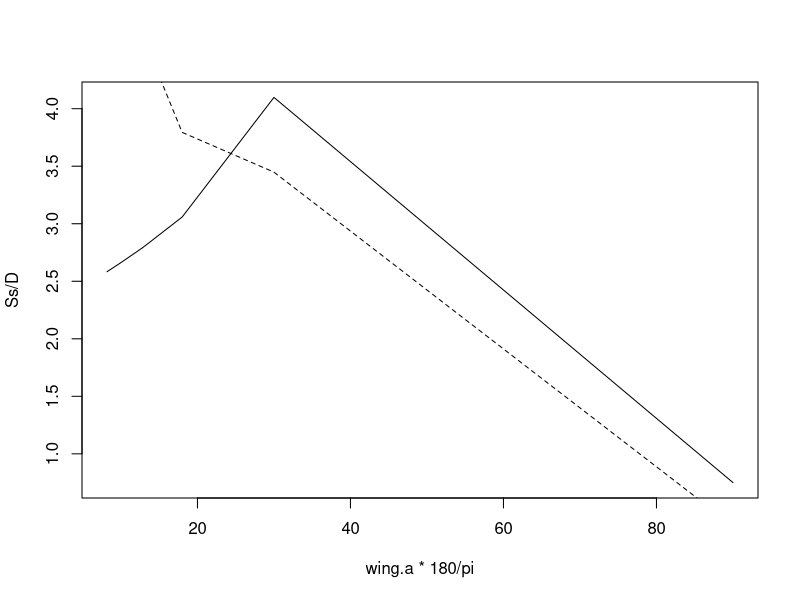
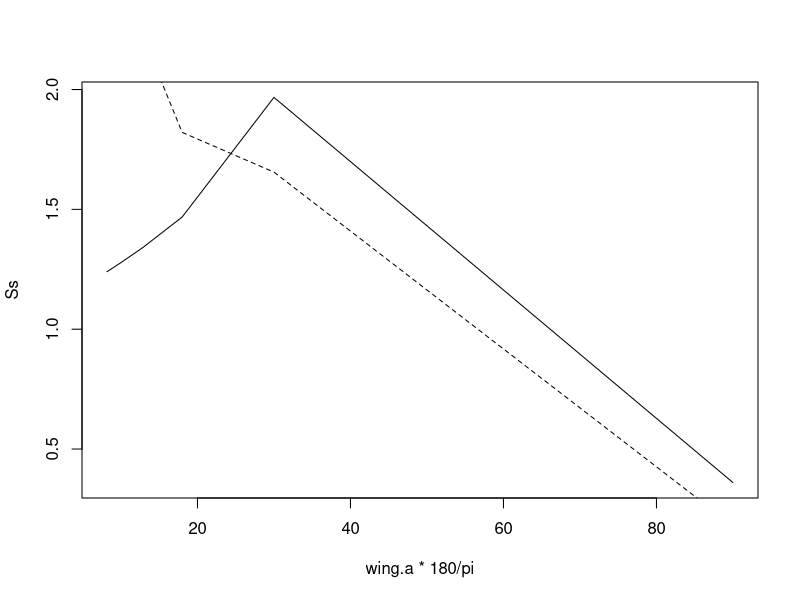
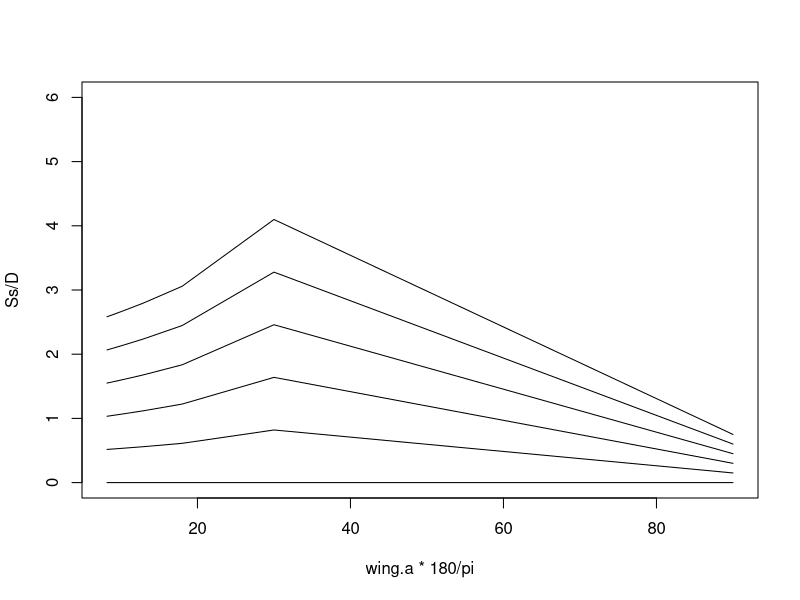
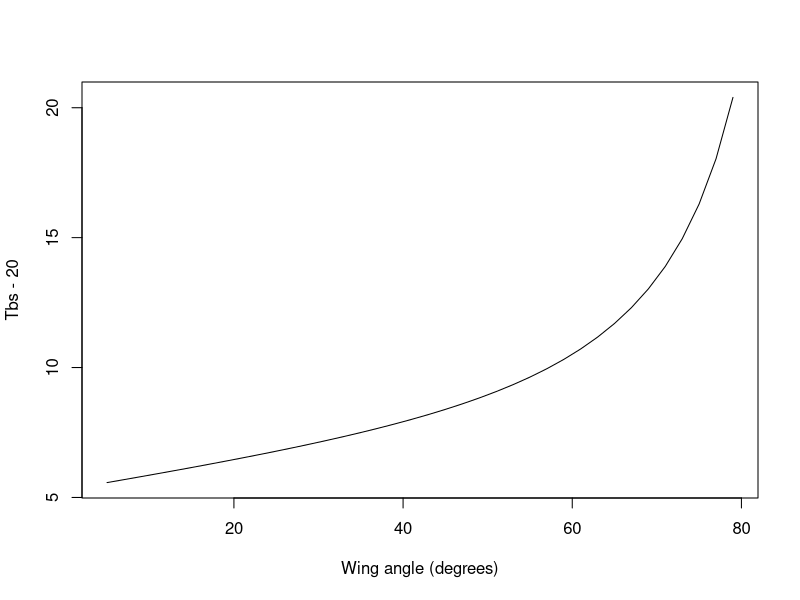

Generate these figures, in order, with R:
#' @title Operative Environmental Temperature of a Butterfly
#'
#' @description Predicts body temperatures (operative environmental temperatures) of a butterfly in C.
#'  \cr \cr
#'  Based on \insertCite{Kingsolver1983;textual}{TrenchR} and \insertCite{Buckley2012;textual}{TrenchR}.
#' 
#' @param T_a \code{numeric} air temperature in C.
#'
#' @param Tg  \code{numeric} surface temperature in C in the sunlight.
#'
#' @param Tg_sh \code{numeric} surface temperature in C in the shade.
#'
#' @param u \code{numeric} wind speed in m / s.
#'
#' @param H_sdir \code{numeric} direct solar radiation flux in W / \ifelse{html}{\out{m<sup>2</sup>}}{\eqn{m^2}{ASCII}}.
#'
#' @param H_sdif \code{numeric} diffuse solar radiation flux in W / \ifelse{html}{\out{m<sup>2</sup>}}{\eqn{m^2}{ASCII}}.
#'
#' @param z \code{numeric} solar zenith angle in degrees.
#'
#' @param D \code{numeric} thoracic diameter in cm.
#'
#' @param delta \code{numeric} thoracic fur thickness in mm.
#'
#' @param alpha \code{numeric} wing solar absorbtivity as a proportion. Range for Colias is 0.4 to 0.7.
#'
#' @param r_g \code{numeric} substrate solar reflectivity (proportion), see \insertCite{Kingsolver1983;textual}{TrenchR}.
#' 
#' @param wing_angle \code{numeric} wing angle (degree)
#'
#' @param shade \code{logical} indicator whether body temperature should be calculate in sun (\code{FALSE}) or shade (\code{TRUE}).
#'
#' @return \code{numeric} predicted body (operative environmental) temperature (C).
#'
#' @details 
#'  Thermal radiative flux is calculated following \insertCite{Gates1980;textual}{TrenchR} based on \insertCite{Swinbank1960;textual}{TrenchR} and \insertCite{Kingsolver1983;textual}{TrenchR} estimates using the Brunt equation with black body sky temperature from \insertCite{Swinbank1963;textual}{TrenchR}.
#'
#' @family biophysical models
#'
#' @export
#'
#' @references
#'   \insertAllCited{}
#'
#' @examples
#'   Tb_butterfly(
#'     T_a = 25, 
#'     Tg = 25, 
#'     Tg_sh = 20, 
#'     u = 0.4, 
#'     H_sdir = 300, 
#'     H_sdif = 100, 
#'     z = 30, 
#'     D = 0.36, 
#'     delta = 1.46, 
#'     alpha = 0.6, 
#'     r_g = 0.3)
#'
Tb_butterfly <- function (T_a, Tg, Tg_sh, u, H_sdir, H_sdif, z, D, delta, alpha, r_g = 0.3, wing_angle=42, shade = FALSE) {
  
  stopifnot(u >= 0, H_sdir >= 0, H_sdif >= 0, z >= -90, z <= 90, D > 0, delta >= 0, alpha >= 0, r_g >= 0, r_g <= 1, shade %in% c(FALSE, TRUE) )  
  
  # conversions
  
  # temperatures C to K
  
  TaK <- T_a + 273.15
  TaK_sh <- TaK
  Tg <- Tg + 273.15 
  Tg_sh <- Tg_sh + 273 
  
  # wind speed m/s to cm/s
  
  u <- u *100  
  
  # solar flux W/m2 to mW/cm2
  
  H_sdir <- H_sdir / 10 
  H_sdif <- H_sdif / 10
  
  # thoracic fur thickness mm to cm
  
  delta <- delta / 10     
  
  
  # Total solar radiation
  
  H_sttl <- H_sdir + H_sdif
  
  
  # Butterfly Parameters
  
  # surface emisivity, ranges from 0.95-1
  
  epsilon_s <- 0.97; 
  
  # Stefan-Boltzman constant, mW cm^-2 K^04 or 5.67*10^-8 W m-2 K-4
  
  sigma <- 5.67*10^-9 
  
  # butterfly thermal emmissivity
  
  Ep <- 1 
  
  # k_e- thermal conductivity of the fur, 1.3mWcm^-1*K^-1
  
  k_e <- 1.3; 
  
  # r_i- body radius from Kingsolver 1983
  
  r_i <- 0.15 
  
  # approximate thermal conductivity of air, mWcm^-1*K^-1
  
  k_a <- 0.25
  
  #  kinematic viscocity of air, cm^2/s at 300K 
  #     http://www.engineeringtoolbox.com/air-absolute-kinematic-viscosity-d_601.html
  
  v <- 15.68 * 10^-2  
  
  #-----
  #https://www.jstor.org/stable/pdf/4217669.pdf
  #S #area for radiation intercepted
  wing.angle= wing_angle/2*pi/180 #angle from vertical in radians, angle for pontia during flight, wing spread angle of 42degrees
  #radiation intercepted
  OC= (r+r/tan(wing.angle))*(1+tan(2*wing.angle)/tan(wing.angle))
  S= 2*OC*sin(wing.angle)
  S= S*alpha #account for reflectance
  
  L= 0.915 #calculate area for solar radiation using FWL, look for body length
  
  # convert length to area 
  # how to calculate absorptivity from wing traits
  #------
  
  A_sdir=S*L
  
  # total surface area cm^2 as area of cylinder without ends
  A_sttl <- pi * D * 2 
  
  #-----------------------------
  #UPDATE RADIATION ESTIMATES
  
  # direct and reflected surface areas For butterflies basking with wings perpendicular to radiation 
  A_sref <- 0 #CHECK A_sdir
  
  # RADIATIVE HEAT FLUx, mW
  
  #For Colias: Q_s <- alpha * A_sdir * H_sdir / cos(z * pi / 180) + alpha * A_sref * H_sdif + alpha * r_g * A_sref * H_sttl  
  
  Q_s <- A_sdir * H_sdir / cos(z * pi / 180) + alpha * A_sref * H_sdif + alpha * r_g * A_sref * H_sttl  
  #direct radiation already accounts for absorptivity
  
  #-----------------------------
  
  # THERMAL RADIATIVE FLUX in K
  
  # black body sky temperature from Swinbank 1963
  
  # Tsky <- 0.0552*(TaK)^1.5 
  
  # Gates 1980 Biophysical ecology based on Swinbank 1960, Kingsolver (1983) estimates using Brunt equation
  
  Tsky <- (1.22 * T_a - 20.4) + 273.15 
  
  # Q_t <- 0.5* A_sttl * Ep * sigma * (Tb^4 - Tsky^4) +0.5* A_sttl * Ep * sigma * (Tb^4 - Tg^4)
  
  
  # CONVECTIVE HEAT FLUX
  
  # Reynolds number- ratio of interval viscous forces
  
  R_e <- u * D / v
  
  # Nusselt number- dimensionless conductance
  
  N_u <- 0.6 * R_e^0.5
  
  # Kingsolver 1983
  
  # N_u <- 2.3 
  
  
  h_c <- N_u * k_a / D;
  
  
  # total convective heat transfer coefficient
  
  h_T <- (1 / h_c + (r_i + delta) * log((r_i + delta) / r_i) / k_e)^-1;  
  
  # convective heat transfer surface area
  
  # A_c <- A_sttl
  
  # Q_c <- h_T * A_c * (Tb-T_a)
  
  
  # Shade Adjustments
  
  ## UPDATE SHADE
  # if (shade) {
  #   
  #   # Calculate without basking by dividing areas by two
  #   
  #   A_sttl <- A_sttl / 2
  #   
  #   # RADIATIVE HEAT FLUX IN SHADE, mW
  #   
  #   A_sdir <- A_sttl/2
  #   A_sref <- A_sdir
  #   
  #   # No direct radiation, only diffuse and reflected
  #   
  #   H_sdir_sh <- 0
  #   H_sdif_sh <- H_sdif
  #   H_sttl <- H_sdif + H_sdif_sh 
  #   
  #   Q_s <- alpha * A_sdir * H_sdir_sh / cos(z * pi / 180) + alpha * A_sref * H_sdif_sh + alpha * r_g * A_sref * H_sttl; 
  #   
  #   # Use shaded surface temperature
  #   
  #   Tg< - Tg_sh
  #   
  # }
  
  # Solution 
  
  a <- A_sttl * Ep * sigma
  b <- h_T * A_sttl
  d <- h_T * A_sttl * TaK +0.5 * A_sttl * Ep * sigma * Tsky^4 + 0.5 * A_sttl * Ep * sigma * (Tg)^4 + Q_s
  
  # in K
  
  Te <- 1 / 2 * sqrt((2 * b) / (a * sqrt((sqrt(3) * sqrt(256 * a^3 * d^3 + 27 * a^2 * b^4) + 9 * a * b^2)^(1 / 3) / (2^(1 / 3) * 3^(2 / 3) * a) - (4 * (2 / 3)^(1 / 3) * d) / (sqrt(3) * sqrt(256 * a^3 * d^3 + 27 * a^2 * b^4) + 9 * a * b^2)^(1 / 3))) - (sqrt(3) * sqrt(256 * a^3 * d^3 + 27 * a^2 * b^4) + 9 * a * b^2)^(1 / 3) / (2^(1 / 3) * 3^(2 / 3) * a) + (4 * (2 / 3)^(1 / 3) * d) / (sqrt(3) * sqrt(256 * a^3 * d^3 + 27 * a^2 * b^4) + 9 * a * b^2)^(1 / 3)) - 1 / 2 * sqrt((sqrt(3) * sqrt(256 * a^3 * d^3 + 27 * a^2 * b^4) + 9 * a * b^2)^(1 / 3) / (2^(1 / 3) * 3^(2 / 3) * a) - (4 * (2 / 3)^(1 / 3) * d) / (sqrt(3) * sqrt(256 * a^3 * d^3 + 27 * a^2 * b^4) + 9 * a * b^2)^(1 / 3)) 
  
  # in C
  
  Te - 273.15
  
} 

#Plasticity: https://doi.org/10.1093/icb/38.3.545
#Kingsolver, J. G. 1987. Evolution and coadaptation of thermoregulatory behavior and wing pigmentation
#pattern in pierid butterflies. Evolution 41:472—490.
#P. occidentalis
#Longday= 16 hr light; shortday= 10 hr light


#----
#Thermoregulatory significance of wing melanization in Pieris butterflies: Physics, posture, and pattern
#https://www.jstor.org/stable/pdf/4217669.pdf
#reflectance model
#a dimensionless wing length, (L/D), the ratio of thermally-effective wing length to body diameter, and a dimensionless amount of radiation intercepted, (S/D). 

#Measurements with a spectroreflectometer (Kingsolver 1983 a) for Pieris show that the white dorsal wing surfaces have a solar reflectivity of more than 0.8, while the reflectivity of the black melanic wing regions is less than 0.3. 

#Thermal ecology of Pieris butterflies (Lepidoptera: Pieridae): a new mechanism of behavioral thermoregulation
#https://www.jstor.org/stable/pdf/4217668.pdf
#Colorado temperature dependence of flight

orient.angle=0 #orientation angle, angle from vertical

wing.angle.d= 45 #angle from vertical
#convert to radians
wing.angle= pi/10   #wing.angle.d*pi/180

#basking during flight initiation: Pontia (42degrees), Pieris (17 degrees)
#basking during flight behavior: Pontia (48degrees), Pieris (23 degrees)

#body radius
r= 0.36/2 #cm CHECK
#wingspan 4.5 to 6.5 cm #https://entnemdept.ufl.edu/creatures/veg/leaf/imported_cabbageworm.htm

R=0.8 #reflectivity
#L #reflective wing length
#S #area for radiation intercepted
#r #body radius

#reflective wing length
L= (r+r/tan(wing.angle))*tan(2*wing.angle)/tan(wing.angle)+r
#check degree vs radians

#radiation intercepted
OC= (r+r/tan(wing.angle))*(1+tan(2*wing.angle)/tan(wing.angle))
S= 2*OC*sin(wing.angle)
S=S*R #check reduction
#For wings of reflectivity R less than 1.0, the radiation intercepted must be reduced appropriately from the values
#of S obtained above. For each reflection from the wing, the radiation intercepted is reduced by a factor R

#S is wing area absorbing direct solar radiation

#Recreate figure 3
#Fig 3: maximum radiation intercepted (S/D), minimum wing length required to intercept maximum radiation (L/D) 

n=c(0, 1, 2, 3, 4, 5)
wing.a= pi/(2*(1+2*n))

Ss= rep(NA, length(wing.a))
Ls= rep(NA, length(wing.a))

for(wing.k in 1: length(wing.a)){
  wing.angle= wing.a[wing.k]
  
  #reflective wing length
  Ls[wing.k]= (r+r/tan(wing.angle))*tan(2*wing.angle)/tan(wing.angle)+r
  
  #radiation intercepted
  OC= (r+r/tan(wing.angle))*(1+tan(2*wing.angle)/tan(wing.angle))
  Ss[wing.k]= 2*OC*sin(wing.angle)
}

D=0.48 #to produce Fig. 3 #0.36
plot(wing.a*180/pi, Ss/D, type="l")
points(wing.a*180/pi, Ls/D, type="l", lty="dashed")

#plot lengths
plot(wing.a*180/pi, Ss, type="l")
points(wing.a*180/pi, Ls, type="l", lty="dashed")

#-----
#Fig 5
ref= c(0,.2,.4,.6,.8)
plot(wing.a*180/pi, Ss/D, type="l", ylim=c(0,6))
for (ref.k in 1:length(ref)){
points(wing.a*180/pi, Ss*ref[ref.k]/D, type="l")
}

#-----
#Fig 7
wing.a= seq(5,80,2)
Tbs= rep(NA, length(wing.a))

for(wing.k in 1: length(wing.a)){
  Tbs[wing.k]= Tb_butterfly( T_a = 20, Tg = 20, Tg_sh = 20, u = 1, 
                            H_sdir = 800, H_sdif = 200, z = 30, D = 0.36, 
                            delta = 1.46, alpha = 0.6, r_g = 0.3, wing_angle=wing.a[wing.k])
}
  
plot(wing.a,Tbs-20, xlab="Wing angle (degrees)", type="l")
  
